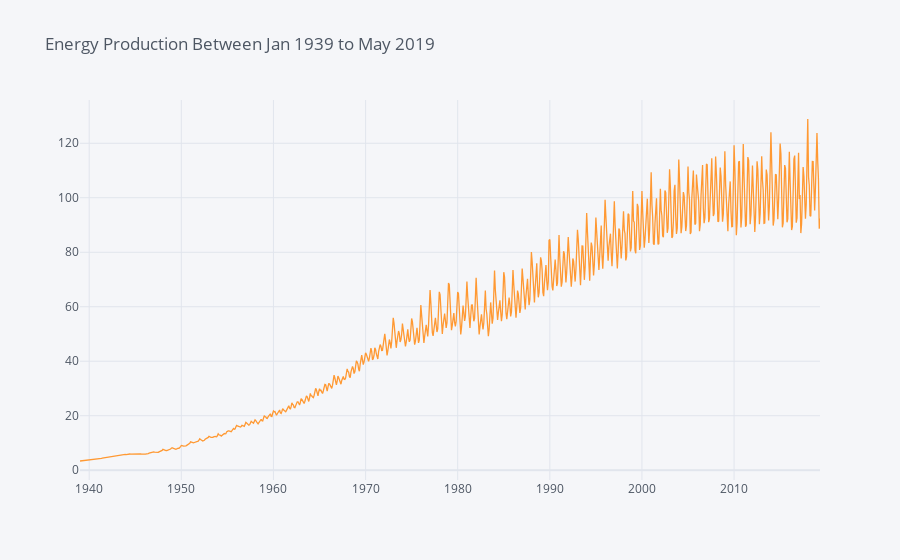

The notebook cell this image was saved under:
### Code cell
import plotly
import cufflinks as cf
cf.go_offline()

data.iplot(title="Energy Production Between Jan 1939 to May 2019")

### Figure 1 — Plotly figure (JSON) as saved in the notebook; plotly's stock layout.template omitted (floating-point values rounded to 4 significant figures; data arrays with more than 128 entries replaced by an {"elided": "..."} marker saying what was removed)
{"data": [{"line": {"color": "rgba(255, 153, 51, 1.0)", "dash": "solid", "shape": "linear", "width": 1.3}, "mode": "lines", "name": "Energy Production", "text": "", "type": "scatter", "x": {"elided": "965 str values"}, "y": {"elided": "965 float values"}}], "layout": {"legend": {"bgcolor": "#F5F6F9", "font": {"color": "#4D5663"}}, "paper_bgcolor": "#F5F6F9", "plot_bgcolor": "#F5F6F9", "title": {"font": {"color": "#4D5663"}, "text": "Energy Production Between Jan 1939 to May 2019"}, "xaxis": {"gridcolor": "#E1E5ED", "showgrid": true, "tickfont": {"color": "#4D5663"}, "title": {"font": {"color": "#4D5663"}, "text": ""}, "zerolinecolor": "#E1E5ED"}, "yaxis": {"gridcolor": "#E1E5ED", "showgrid": true, "tickfont": {"color": "#4D5663"}, "title": {"font": {"color": "#4D5663"}, "text": ""}, "zerolinecolor": "#E1E5ED"}}}
